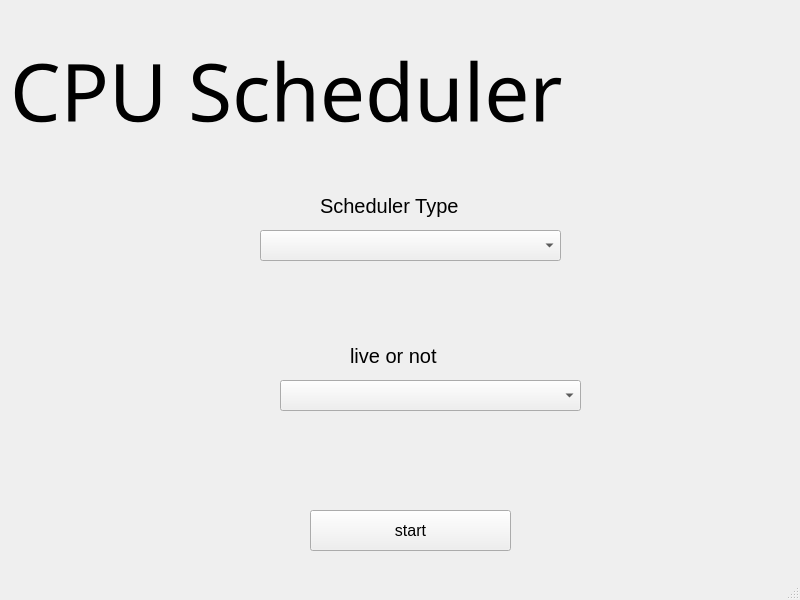
<?xml version="1.0" encoding="UTF-8"?>
<ui version="4.0">
 <class>MainWindow</class>
 <widget class="QMainWindow" name="MainWindow">
  <property name="geometry">
   <rect>
    <x>0</x>
    <y>0</y>
    <width>800</width>
    <height>600</height>
   </rect>
  </property>
  <property name="windowTitle">
   <string>MainWindow</string>
  </property>
  <widget class="QWidget" name="centralwidget">
   <widget class="QPushButton" name="pushButton">
    <property name="geometry">
     <rect>
      <x>310</x>
      <y>510</y>
      <width>201</width>
      <height>41</height>
     </rect>
    </property>
    <property name="font">
     <font>
      <pointsize>12</pointsize>
     </font>
    </property>
    <property name="text">
     <string>start</string>
    </property>
   </widget>
   <widget class="QLabel" name="label">
    <property name="geometry">
     <rect>
      <x>10</x>
      <y>-40</y>
      <width>791</width>
      <height>261</height>
     </rect>
    </property>
    <property name="font">
     <font>
      <family>Impact</family>
      <pointsize>60</pointsize>
     </font>
    </property>
    <property name="text">
     <string>CPU Scheduler</string>
    </property>
   </widget>
   <widget class="QComboBox" name="comboBox">
    <property name="geometry">
     <rect>
      <x>260</x>
      <y>230</y>
      <width>301</width>
      <height>31</height>
     </rect>
    </property>
   </widget>
   <widget class="QLabel" name="label_3">
    <property name="geometry">
     <rect>
      <x>320</x>
      <y>180</y>
      <width>331</width>
      <height>51</height>
     </rect>
    </property>
    <property name="font">
     <font>
      <pointsize>15</pointsize>
     </font>
    </property>
    <property name="text">
     <string>Scheduler Type</string>
    </property>
   </widget>
   <widget class="QLabel" name="label_4">
    <property name="geometry">
     <rect>
      <x>350</x>
      <y>330</y>
      <width>331</width>
      <height>51</height>
     </rect>
    </property>
    <property name="font">
     <font>
      <pointsize>15</pointsize>
     </font>
    </property>
    <property name="text">
     <string>live or not</string>
    </property>
   </widget>
   <widget class="QComboBox" name="comboBox_2">
    <property name="geometry">
     <rect>
      <x>280</x>
      <y>380</y>
      <width>301</width>
      <height>31</height>
     </rect>
    </property>
   </widget>
  </widget>
  <widget class="QMenuBar" name="menubar">
   <property name="geometry">
    <rect>
     <x>0</x>
     <y>0</y>
     <width>800</width>
     <height>26</height>
    </rect>
   </property>
  </widget>
  <widget class="QStatusBar" name="statusbar"/>
 </widget>
 <resources/>
 <connections/>
</ui>
